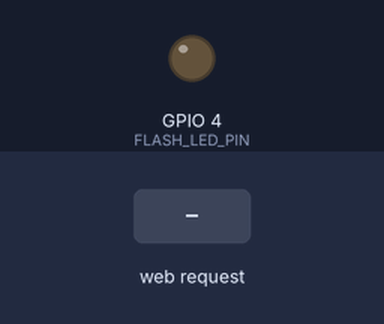
Simulated run of this sketch. Board: ESP32. Shown: output pins drawn as LEDs (lit = HIGH). Inputs (shaded band) come from the test bench. WiFi joins after 1.5 s; servers stay silent unless stated; the camera gives no picture; what the sketch prints to the serial monitor is not drawn.

Above: at 3.0 s.
3.1 s: HTTP request GET /flash/on received
At 3.6 s:
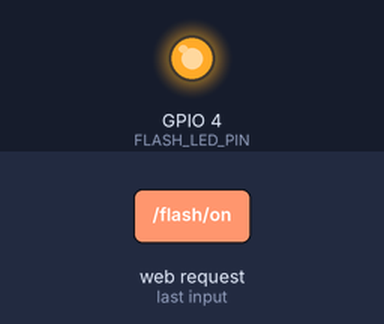
4.6 s: HTTP request GET /flash/off received
At 5.9 s:
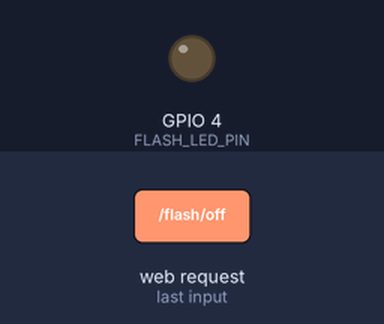
Timing chart, 0 to 7.6 s (numbered marks = the images above; inputs shaded):
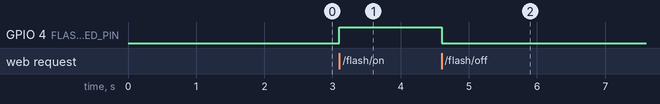

Measured:
- after the input at 3.1 s, GPIO 4 (FLASH_LED_PIN): LOW → HIGH at once
- after the input at 4.6 s, GPIO 4 (FLASH_LED_PIN): HIGH → LOW at once

The sketch:

camera_stream.ino
```cpp
#include "esp_camera.h"
#include <WiFi.h>

// ==================
// WIFI CONFIG
// ==================
const char* ssid = "Farhan-STC";
const char* password = "ZXasQW@12";

// ==================
// CAMERA PINS (AI THINKER)
// ==================
#define PWDN_GPIO_NUM 32
#define RESET_GPIO_NUM -1
#define XCLK_GPIO_NUM 0
#define SIOD_GPIO_NUM 26
#define SIOC_GPIO_NUM 27

#define Y9_GPIO_NUM 35
#define Y8_GPIO_NUM 34
#define Y7_GPIO_NUM 39
#define Y6_GPIO_NUM 36
#define Y5_GPIO_NUM 21
#define Y4_GPIO_NUM 19
#define Y3_GPIO_NUM 18
#define Y2_GPIO_NUM 5
#define VSYNC_GPIO_NUM 25
#define HREF_GPIO_NUM 23
#define PCLK_GPIO_NUM 22

#include <WebServer.h>

WebServer server(80);
#define FLASH_LED_PIN 4
// ==================
// STREAM HANDLER
// ==================
void handle_jpg_stream(void) {
  WiFiClient client = server.client();

  String response =
    "HTTP/1.1 200 OK\r\n"
    "Content-Type: multipart/x-mixed-replace; boundary=frame\r\n\r\n";
  server.sendContent(response);

  while (client.connected()) {
    camera_fb_t* fb = esp_camera_fb_get();
    if (!fb) continue;

    server.sendContent("--frame\r\n");
    server.sendContent("Content-Type: image/jpeg\r\n\r\n");
    client.write(fb->buf, fb->len);
    server.sendContent("\r\n");

    esp_camera_fb_return(fb);

    if (!client.connected()) break;
  }
}

// ==================
// ROOT PAGE
// ==================
void handle_root() {
  String html = "<html><body>";
  html += "<h2>ESP32 CAM Stream</h2>";
  html += "<img src=\"/stream\">";
  html += "</body></html>";
  server.send(200, "text/html", html);
}

void startCameraServer() {
  server.on("/", HTTP_GET, handle_root);
  server.on("/stream", HTTP_GET, handle_jpg_stream);
  server.on("/flash/on", HTTP_GET, []() {
    digitalWrite(FLASH_LED_PIN, HIGH);
    server.send(200, "text/plain", "FLASH ON");
  });

  server.on("/flash/off", HTTP_GET, []() {
    digitalWrite(FLASH_LED_PIN, LOW);
    server.send(200, "text/plain", "FLASH OFF");
  });
  server.begin();
}

// ==================
// SETUP
// ==================
void setup() {
  Serial.begin(115200);
  pinMode(FLASH_LED_PIN, OUTPUT);
  digitalWrite(FLASH_LED_PIN, LOW);  // start OFF
  camera_config_t config;
  config.ledc_channel = LEDC_CHANNEL_0;
  config.ledc_timer = LEDC_TIMER_0;
  config.pin_d0 = Y2_GPIO_NUM;
  config.pin_d1 = Y3_GPIO_NUM;
  config.pin_d2 = Y4_GPIO_NUM;
  config.pin_d3 = Y5_GPIO_NUM;
  config.pin_d4 = Y6_GPIO_NUM;
  config.pin_d5 = Y7_GPIO_NUM;
  config.pin_d6 = Y8_GPIO_NUM;
  config.pin_d7 = Y9_GPIO_NUM;
  config.pin_xclk = XCLK_GPIO_NUM;
  config.pin_pclk = PCLK_GPIO_NUM;
  config.pin_vsync = VSYNC_GPIO_NUM;
  config.pin_href = HREF_GPIO_NUM;
  config.pin_sccb_sda = SIOD_GPIO_NUM;
  config.pin_sccb_scl = SIOC_GPIO_NUM;
  config.pin_pwdn = PWDN_GPIO_NUM;
  config.pin_reset = RESET_GPIO_NUM;
  config.xclk_freq_hz = 20000000;
  config.pixel_format = PIXFORMAT_JPEG;

  if (psramFound()) {
    config.frame_size = FRAMESIZE_VGA;  // 640x480
    config.jpeg_quality = 10;           // lower = better quality
    config.fb_count = 2;
  } else {
    config.frame_size = FRAMESIZE_QVGA;
    config.jpeg_quality = 12;
    config.fb_count = 1;
  }

  esp_err_t err = esp_camera_init(&config);
  if (err != ESP_OK) {
    Serial.println("Camera init failed");
    return;
  }

  WiFi.begin(ssid, password);
  Serial.print("Connecting to WiFi");

  while (WiFi.status() != WL_CONNECTED) {
    delay(500);
    Serial.print(".");
  }

  Serial.println("");
  Serial.println("WiFi connected");
  Serial.print("Camera Stream Ready! Go to: http://");
  Serial.println(WiFi.localIP());

  startCameraServer();
}

void loop() {
  server.handleClient();
}
```
